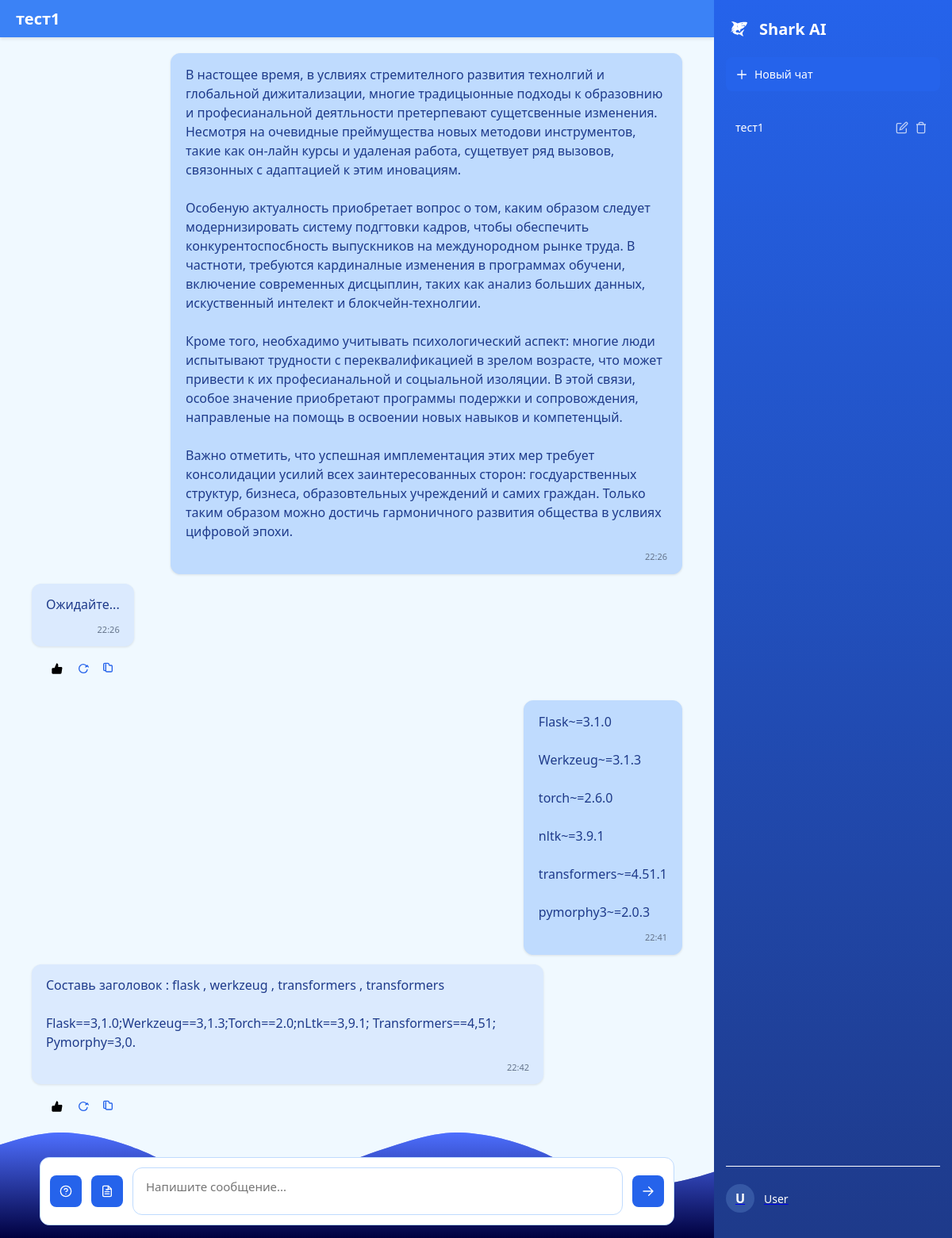
The app's page /main (signed in) with its own data.
### app.py (models this page shows)
class Chat(db.Model):
    id = db.Column(db.Integer, primary_key=True)
    user_id = db.Column(db.Integer, db.ForeignKey('user.id'))
    title = db.Column(db.String(100))
    created_at = db.Column(db.DateTime, default=datetime.datetime.now)

class Message(db.Model):
    id = db.Column(db.Integer, primary_key=True)
    chat_id = db.Column(db.Integer, db.ForeignKey('chat.id'))
    content = db.Column(db.Text)
    is_user = db.Column(db.Boolean)
    timestamp = db.Column(db.DateTime, default=datetime.datetime.now)

### app.py (the view, shortened to what this page needs)
@app.route('/main', methods=['GET', 'POST'])
@login_required
def index():
    chat_id = request.args.get('chat_id')
    user_chats = Chat.query.filter_by(user_id=current_user.id).order_by(Chat.created_at.desc()).all()
    if not chat_id and user_chats:
        chat_id = user_chats[0].id
    messages = []
    if chat_id:
        messages = Message.query.filter_by(chat_id=chat_id).order_by(Message.timestamp.asc()).all()
    return render_template('index.html', chats=user_chats, messages=messages, current_chat_id=chat_id)

### app.py (called while the page is built)
@login_manager.user_loader
def load_user(user_id):
    return User.query.get(int(user_id))

### templates/index.html (shortened to what this page needs)
<!DOCTYPE html>
<html lang="ru">
<head>
    <link rel="stylesheet" href="../static/css/index.css">
</head>
<body>
    <div class="main-content">
        {% if current_chat_id %}
        <header class="chat-header">
            <h1 class="chat-title-header">
                {% for chat in chats if chat.id == current_chat_id|int %}
                    {{ chat.title }}
                {% endfor %}
            </h1>
        </header>
        {% endif %}
        <div class="chat-container" id="chatContainer">
            {% if not messages %}
            <div class="welcome-screen" id="welcomeScreen">
                <div class="welcome-logo">
                    <svg version="1.0" xmlns="http://www.w3.org/2000/svg" width="64" height="64" viewBox="0 0 1024.000000 1024.000000" preserveAspectRatio="xMidYMid meet">
                        <g transform="translate(0.000000,1024.000000) scale(0.100000,-0.100000)" fill="#1e3a8a" stroke="none">
                            <path d="M2575 7884 c-75 -8 -290 -46 -304 -53 -9 -6 1 -16 34 -36 95 -55 293 -212 391 -310 127 -126 217 -249 293 -395 100 -194 146 -361 156 -556 l5 -97 -108 -111 c-455 -470 -699 -1047 -737 -1741 l-7 -120 53 60 c90 104 370 377 459 449 127 101 307 218 433 280 101 50 230 105 217 93 -3 -3 -61 -49 -130 -102 -498 -390 -844 -758 -1119 -1192 -72 -114 -213 -373 -203 -373 3 0 26 13 51 29 218 137 617 380 708 430 230 126 481 227 743 299 224 61 227 59 45 -31 -293 -145 -562 -297 -830 -471 -66 -43 -122 -80 -123 -81 -7 -6 100 -157 172 -242 348 -415 836 -712 1364 -829 107 -23 133 -33 195 -74 156 -103 384 -200 509 -216 l53 -7 -18 24 c-34 48 -96 155 -112 192 -14 35 -14 37 2 37 10 0 133 9 273 21 437 35 548 28 679 -41 31 -17 126 -82 211 -146 378 -282 629 -425 905 -516 84 -27 244 -67 273 -68 7 0 -21 48 -61 107 -240 349 -379 702 -403 1024 -7 100 -1 123 111 385 158 369 337 693 598 1083 42 63 75 116 73 118 -8 8 -212 -74 -352 -142 -150 -73 -357 -204 -489 -310 -93 -74 -323 -285 -376 -343 -105 -117 -361 -370 -427 -423 -92 -74 -183 -125 -280 -157 -69 -23 -94 -26 -232 -26 -121 -1 -167 3 -211 16 l-56 18 63 157 c35 86 63 158 61 159 -2 2 -57 -12 -123 -32 -152 -45 -290 -78 -438 -104 -110 -20 -120 -20 -165 -5 -79 26 -211 114 -292 194 -159 160 -177 291 -61 457 126 178 345 324 623 415 l126 41 69 -27 c129 -51 222 -114 329 -220 71 -71 113 -123 144 -178 54 -95 107 -249 118 -337 l8 -64 69 79 c218 252 326 532 326 841 l0 113 58 17 c152 44 442 164 657 271 518 258 903 576 995 821 24 62 25 100 6 146 -40 97 -188 140 -481 139 -297 0 -492 -30 -1055 -159 -14 -3 29 25 95 61 405 227 812 336 1199 322 214 -8 323 -43 374 -120 24 -36 27 -50 26 -121 0 -59 -7 -101 -25 -153 -14 -39 -20 -69 -15 -66 38 21 159 129 234 208 176 183 320 397 472 700 139 278 210 484 210 613 0 59 -3 67 -33 97 -53 53 -228 97 -507 127 -189 20 -863 17 -1100 -5 -773 -72 -1395 -208 -2086 -458 l-191 -69 -108 80 c-399 297 -893 503 -1412 586 -95 15 -506 27 -598 18z m4268 -770 c-62 -73 -145 -141 -208 -170 -82 -39 -137 -32 -410 48 -77 22 -144 44 -148 48 -12 10 223 86 323 104 119 21 135 23 323 24 l169 2 -49 -56z m-2104 -739 c-22 -108 -25 -295 -5 -405 17 -96 55 -206 110 -325 25 -52 41 -95 36 -95 -15 0 -130 111 -174 169 -132 171 -152 361 -61 567 24 55 105 188 110 182 1 -2 -6 -43 -16 -93z"/>
                        </g>
                    </svg>
                </div>
                <div class="welcome-text">
                    <h2>Привет! Меня зовут Shark AI</h2>
                    <p>Чем я могу вам помочь?</p>
                </div>
            </div>
            {% else %}
            {% for message in messages %}
            <div class="message {% if message.is_user %}user-message{% else %}assistant-message{% endif %}" data-message-id="{{ message.id }}">
                <div class="message-content">{{ message.content|replace('\n', '<br>')|safe }}</div>
                <div class="timestamp">{{ message.timestamp.strftime('%H:%M') }}</div>
            </div>
            {% if not message.is_user %}
            <div class="like-container" id="like-container-{{ message.id }}">
            </div>
            {% endif %}
            {% endfor %}
            {% endif %}
        </div>
        <div class="ocean">
            <div class="wave"></div>
        </div>
        <div class="input-container">
            <form method="POST" action="/main" class="input-area" enctype="multipart/form-data" id="messageForm">
                <button type="button" class="help-input-btn">
                </button>
                <button type="button" class="attach-btn">
                </button>
                <textarea name="message" id="userInput" placeholder="Напишите сообщение..." rows="1"></textarea>
                <button type="submit" class="send-btn" id="sendBtn">
                    <svg width="16" height="16" viewBox="0 0 24 24" fill="none" xmlns="http://www.w3.org/2000/svg">
                        <path d="M3 12L21 12M21 12L13 4M21 12L13 20" stroke="white" stroke-width="2" stroke-linecap="round" stroke-linejoin="round"/>
                    </svg>
                </button>
            </form>
        </div>
    </div>
    <div class="sidebar">
        <div class="logo">
            Shark AI
        </div>
        <button class="new-chat-btn">
            <svg width="16" height="16" viewBox="0 0 24 24" fill="none" xmlns="http://www.w3.org/2000/svg">
                <path d="M12 4V20M4 12H20" stroke="currentColor" stroke-width="2" stroke-linecap="round"/>
            </svg>
            Новый чат
        </button>
        <ul class="history-list">
            {% for chat in chats %}
            <li class="history-item" data-chat-id="{{ chat.id }}">
                <span class="chat-title">{{ chat.title }}</span>
                <button class="edit-chat-btn" data-chat-id="{{ chat.id }}">
                    <svg width="16" height="16" viewBox="0 0 24 24" fill="none" xmlns="http://www.w3.org/2000/svg">
                        <path d="M11 4H4a2 2 0 0 0-2 2v14a2 2 0 0 0 2 2h14a2 2 0 0 0 2-2v-7" stroke="currentColor" stroke-width="2"/>
                        <path d="M18.5 2.5a2.121 2.121 0 0 1 3 3L12 15l-4 1 1-4 9.5-9.5z" stroke="currentColor" stroke-width="2"/>
                    </svg>
                </button>
                <button class="delete-chat-btn" data-chat-id="{{ chat.id }}">
                    <svg width="16" height="16" viewBox="0 0 24 24" fill="none" xmlns="http://www.w3.org/2000/svg">
                        <path d="M3 6h18M8 6V4a2 2 0 0 1 2-2h4a2 2 0 0 1 2 2v2m3 0v14a2 2 0 0 1-2 2H7a2 2 0 0 1-2-2V6h14z" stroke="currentColor" stroke-width="2"/>
                    </svg>
                </button>
            </li>
            {% endfor %}
        </ul>
        <div class="profile-separator"></div>
        <a class="profile-link" href="{{ url_for('profile') }}"><div class="profile">
            <div class="profile-icon">U</div>
            <div class="profile-name">User</div>
        </div></a>
        <div class="bubbles">
        </div>
    </div>
</body>
</html>

### records on screen
Chat: title "тест1"
Message: content "В настощее время, в услвиях стремителного развития технолгий и глобальной дижитализации, многие традицыонные подходы к образовнию и професианальной деятльности претерпевают сущетсвенные изменения. Несмотря на очевидные преймущества новых методови инструментов, такие как он-лайн курсы и удаленая работа, сущетвует ряд вызовов, связонных с адаптацией к этим иновациям. Особеную актуалность приобретает вопрос о том, каким образом следует модернизировать систему подгтовки кадров, чтобы обеспечить конкурентоспосбность выпускников на междунородном рынке труда. В частноти, требуются кардиналные изменения в программах обучени, включение современных дисцыплин, таких как анализ больших данных,…", timestamp "22:26"
Message: content "Ожидайте...", timestamp "22:26"
Message: content "Flask~=3.1.0 Werkzeug~=3.1.3 torch~=2.6.0 nltk~=3.9.1 transformers~=4.51.1 pymorphy3~=2.0.3", timestamp "22:41"
Message: content "Составь заголовок : flask , werkzeug , transformers , transformers Flask==3,1.0;Werkzeug==3,1.3;Torch==2.0;nLtk==3,9.1; Transformers==4,51; Pymorphy=3,0.", timestamp "22:42"
